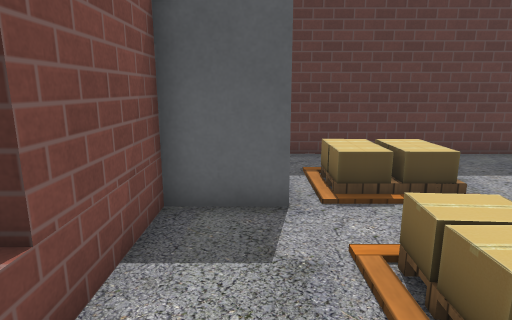
View 1 (above)

20 first-person views from a walk through a robot-simulator world made for Gazebo. The camera is 1 m above the floor, tilts 12° down and sees 75° across. The floor is counted in squares, 0.5 m on a side. Each view is taken from the middle of a square. On the plan, view 1 faces up. The plan holds only what a view shows up to about 18 squares ahead; the rest is blank. Gazebo's built-in surfaces are drawn with simple patterns. Some stock models are drawn as simple stand-ins.

View 2
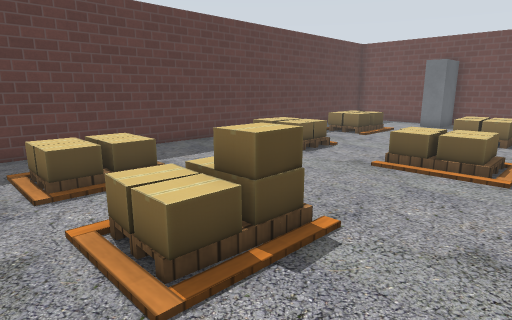

View 3
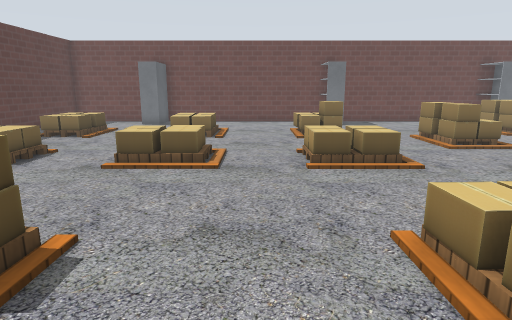

View 4
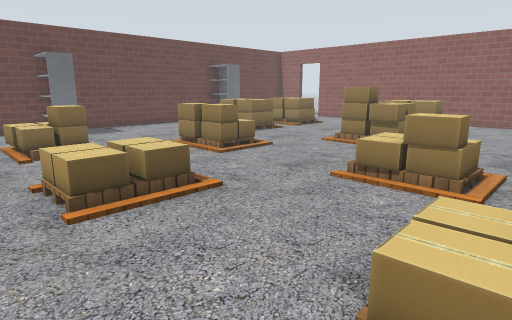

View 5
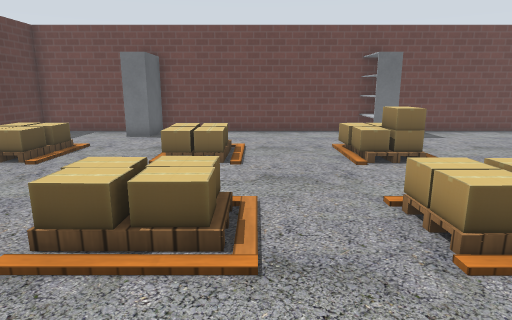

View 6
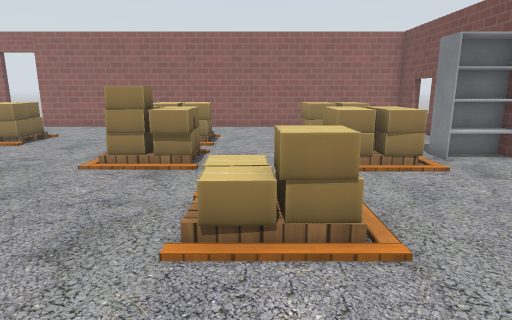

View 7
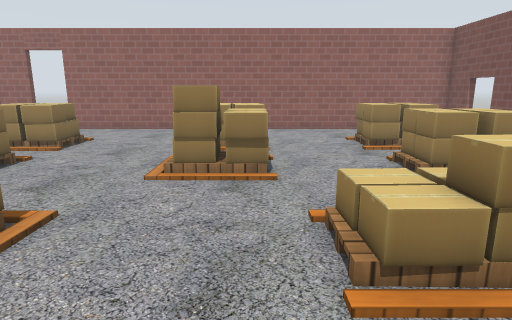

View 8
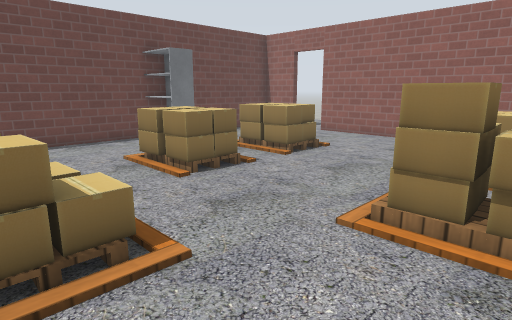

View 9
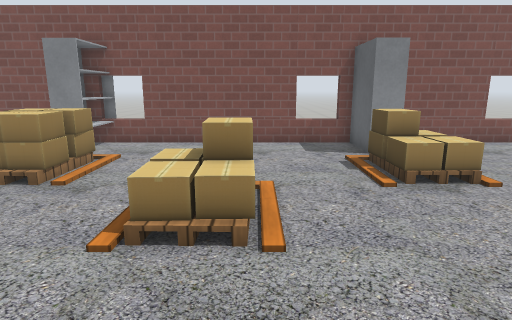

View 10
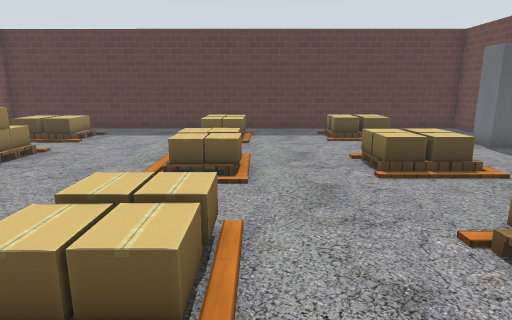

View 11
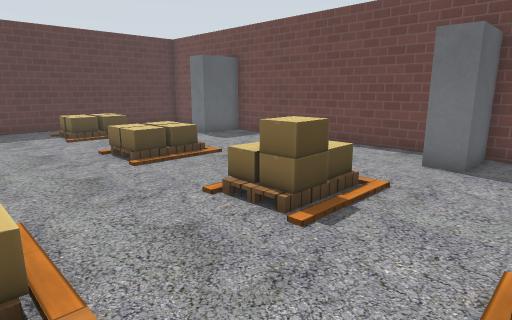

View 12
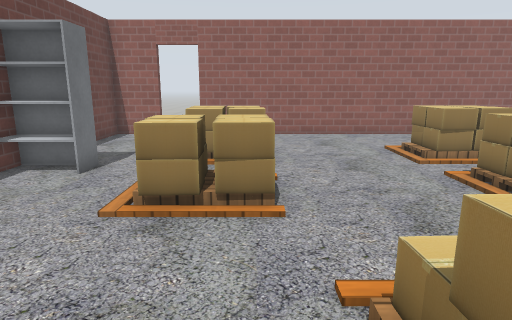

View 13
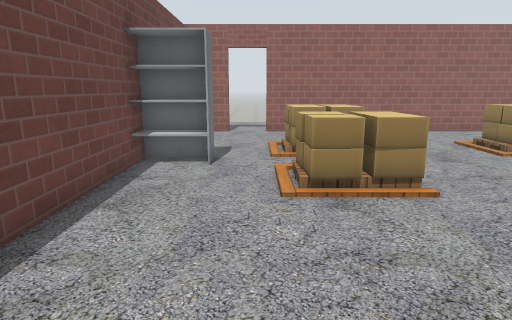

View 14
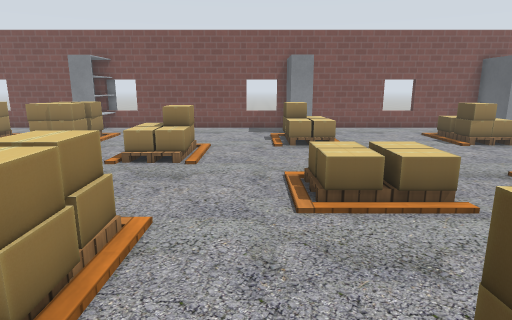

View 15
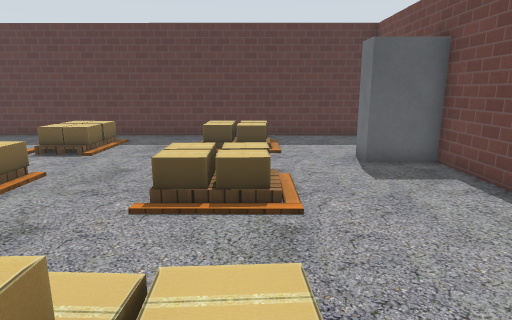

View 16
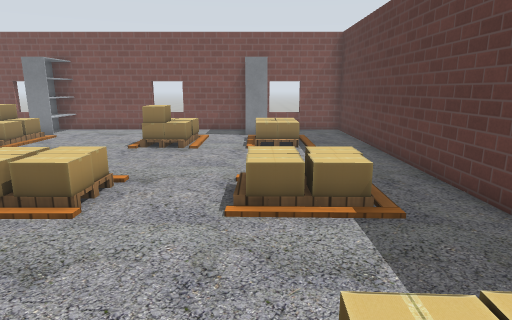

View 17
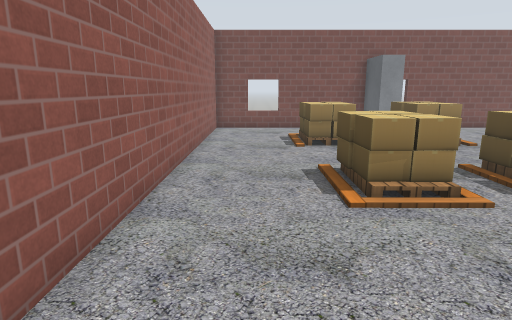

View 18
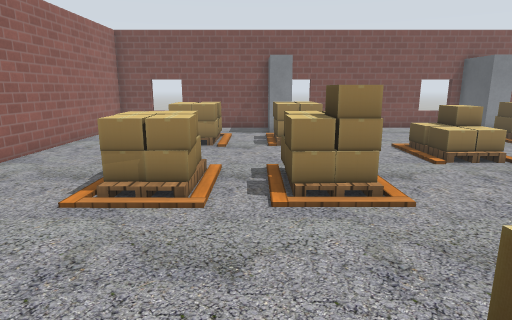

View 19
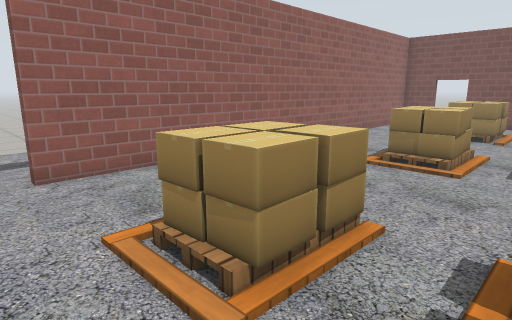

View 20
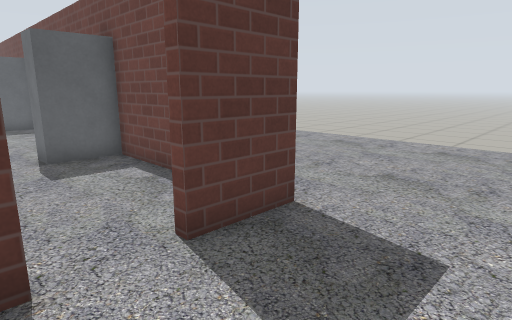

### Floor plan
Points are (right, up) in squares from view 1. A wall is a line through its corners. A room is listed if a view was taken in it or the views show most of it. See-through windows are left out.
Room 1 (views 1, 2, 3, 4, 5, 6, 7, 8, 9, 10, 11, 12, 13, 14, 15, 16, 17, 18, 19)
walls: (21.3, -4.5) (21.3, 4.5); (21.3, -14.5) (21.3, -6.5); (21.3, 6.2) (21.3, 10.3) (20.3, 10.3); (18.6, 10.3) (-1.6, 10.4) (-1.6, -22.1) (17.5, -22.1); (19.3, -22.1) (21.3, -22.1) (21.3, -16.5)
ways out: opening at (19.5, 10) to room 2; open door at (18.5, -22) to room 2
objects: shelf (-1, -14) to (0, -14); shelf (-1, -4) to (0, -4); shelf (-1, 6) to (0, 6); other object (2, -18); cardboard box (2, -17); cardboard box (2, -14); cardboard box (2, -13); cardboard box (2, -5) to (2, -4); cardboard box (2, -3); cardboard box (2, 2); cardboard box (2, 3); cardboard box (2, 6); cardboard box (2, 7); cardboard box (3, -18); cardboard box (3, -17); other object (3, -14); cardboard box (3, -13); cardboard box (3, -5) to (4, -5); cardboard box (3, -4) to (4, -3); cardboard box (3, 2); cardboard box (3, 3) to (4, 3); cardboard box (3, 6); cardboard box (3, 7); cardboard box (4, -18); cardboard box (4, -17); cardboard box (4, -16); cardboard box (4, -14); cardboard box (4, -13); cardboard box (4, 2); cardboard box (5, -9) to (5, -8); cardboard box (6, -9) to (7, -9); cardboard box (6, -8); cardboard box (8, -18); cardboard box (8, -17); cardboard box (8, -14); cardboard box (8, -13); cardboard box (9, -18) to (10, -18); cardboard box (9, -17); cardboard box (9, -16); cardboard box (9, -14); cardboard box (9, -13); cardboard box (9, -5); cardboard box (9, -4) to (9, -3); cardboard box (9, 1); cardboard box (9, 2) to (9, 3); cardboard box (9, 6); cardboard box (9, 7) to (9, 8); cardboard box (10, -17); cardboard box (10, -14); cardboard box (10, -13); cardboard box (10, -5); cardboard box (10, -4) to (10, -3); cardboard box (10, 1); cardboard box (10, 2) to (10, 3); cardboard box (10, 6); cardboard box (10, 7) to (10, 8); cardboard box (12, -9); cardboard box (12, -8); cardboard box (13, -9) to (14, -9); cardboard box (13, -8); cardboard box (14, -8); cardboard box (14, -4); cardboard box (14, 1); cardboard box (14, 2); cardboard box (14, 7); cardboard box (14, 8); cardboard box (15, -18); cardboard box (15, -17) to (15, -16); cardboard box (15, -14); cardboard box (15, -13); cardboard box (15, -4) to (16, -4); cardboard box (15, -3); cardboard box (15, 1) to (16, 1); cardboard box (15, 2) to (16, 2); cardboard box (15, 7) to (16, 7); other object (15, 8) to (16, 8); cardboard box (16, -18) to (17, -18); cardboard box (16, -17); cardboard box (16, -16) to (17, -16); cardboard box (16, -14); cardboard box (16, -13) to (17, -13); cardboard box (16, -3); cardboard box (17, -17); cardboard box (17, -14); cardboard box (17, -12); shelf (19, -16) to (21, -15); shelf (19, -6) to (21, -5); shelf (19, 5) to (21, 5)
Room 2 (view 20)
walls: (21.6, -22.4) (19.3, -22.4)
ways out: opening at (19.5, 10) to room 1; open door at (18.5, -22) to room 1

Where each view was taken, in squares from view 1:
view 1: 0 up, 0 right, facing up
view 2: 1 down, 0 right, facing up-right
view 3: 1 down, 0 right, facing right
view 4: 1 down, 3 right, facing down-right
view 5: 0 up, 5 right, facing right
view 6: 4 down, 6 right, facing down
view 7: 5 down, 8 right, facing down
view 8: 8 down, 8 right, facing down-right
view 9: 8 down, 11 right, facing left
view 10: 7 down, 11 right, facing up
view 11: 8 down, 10 right, facing up-right
view 12: 7 down, 15 right, facing down
view 13: 6 down, 18 right, facing down
view 14: 6 down, 16 right, facing left
view 15: 5 down, 16 right, facing up
view 16: 6 up, 16 right, facing left
view 17: 20 down, 16 right, facing left
view 18: 15 down, 16 right, facing left
view 19: 14 down, 19 right, facing down-left
view 20: 26 down, 17 right, facing up-right
